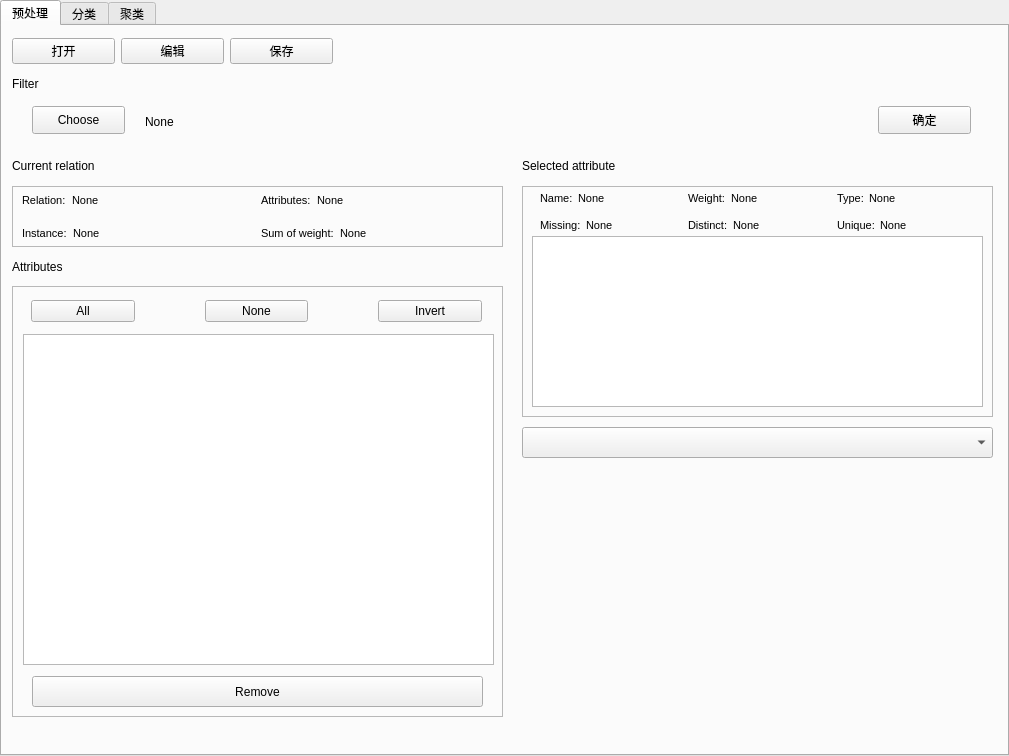
<?xml version="1.0" encoding="UTF-8"?>
<ui version="4.0">
 <class>MainWindow</class>
 <widget class="QMainWindow" name="MainWindow">
  <property name="geometry">
   <rect>
    <x>0</x>
    <y>0</y>
    <width>1009</width>
    <height>756</height>
   </rect>
  </property>
  <property name="windowTitle">
   <string>MainWindow</string>
  </property>
  <widget class="QWidget" name="centralwidget">
   <widget class="QTabWidget" name="tabWidget">
    <property name="geometry">
     <rect>
      <x>0</x>
      <y>0</y>
      <width>1009</width>
      <height>756</height>
     </rect>
    </property>
    <property name="whatsThis">
     <string>&lt;html&gt;&lt;head/&gt;&lt;body&gt;&lt;p&gt;&lt;br/&gt;&lt;/p&gt;&lt;/body&gt;&lt;/html&gt;</string>
    </property>
    <property name="currentIndex">
     <number>0</number>
    </property>
    <widget class="QWidget" name="tab">
     <property name="enabled">
      <bool>true</bool>
     </property>
     <attribute name="title">
      <string>预处理</string>
     </attribute>
     <widget class="QFrame" name="frame">
      <property name="geometry">
       <rect>
        <x>10</x>
        <y>70</y>
        <width>981</width>
        <height>51</height>
       </rect>
      </property>
     </widget>
     <widget class="QLabel" name="label">
      <property name="geometry">
       <rect>
        <x>10</x>
        <y>50</y>
        <width>72</width>
        <height>15</height>
       </rect>
      </property>
      <property name="text">
       <string>Filter</string>
      </property>
     </widget>
     <widget class="QFrame" name="summaryPanel">
      <property name="geometry">
       <rect>
        <x>10</x>
        <y>160</y>
        <width>491</width>
        <height>61</height>
       </rect>
      </property>
      <property name="frameShape">
       <enum>QFrame::StyledPanel</enum>
      </property>
      <property name="frameShadow">
       <enum>QFrame::Raised</enum>
      </property>
      <widget class="QWidget" name="layoutWidget">
       <property name="geometry">
        <rect>
         <x>10</x>
         <y>0</y>
         <width>471</width>
         <height>61</height>
        </rect>
       </property>
       <layout class="QGridLayout" name="gridLayout">
        <item row="0" column="0">
         <layout class="QHBoxLayout" name="horizontalLayout_6">
          <item>
           <widget class="QLabel" name="label_5">
            <property name="sizePolicy">
             <sizepolicy hsizetype="Fixed" vsizetype="Preferred">
              <horstretch>0</horstretch>
              <verstretch>0</verstretch>
             </sizepolicy>
            </property>
            <property name="font">
             <font>
              <pointsize>8</pointsize>
             </font>
            </property>
            <property name="text">
             <string>Relation:</string>
            </property>
           </widget>
          </item>
          <item>
           <widget class="QLabel" name="name_lab">
            <property name="font">
             <font>
              <pointsize>8</pointsize>
             </font>
            </property>
            <property name="text">
             <string>None</string>
            </property>
           </widget>
          </item>
         </layout>
        </item>
        <item row="0" column="1">
         <layout class="QHBoxLayout" name="horizontalLayout_4">
          <item>
           <widget class="QLabel" name="label_7">
            <property name="sizePolicy">
             <sizepolicy hsizetype="Fixed" vsizetype="Preferred">
              <horstretch>0</horstretch>
              <verstretch>0</verstretch>
             </sizepolicy>
            </property>
            <property name="font">
             <font>
              <pointsize>8</pointsize>
             </font>
            </property>
            <property name="text">
             <string>Attributes:</string>
            </property>
           </widget>
          </item>
          <item>
           <widget class="QLabel" name="attr_lab">
            <property name="font">
             <font>
              <pointsize>8</pointsize>
             </font>
            </property>
            <property name="text">
             <string>None</string>
            </property>
           </widget>
          </item>
         </layout>
        </item>
        <item row="1" column="0">
         <layout class="QHBoxLayout" name="horizontalLayout_7">
          <item>
           <widget class="QLabel" name="label_6">
            <property name="sizePolicy">
             <sizepolicy hsizetype="Fixed" vsizetype="Preferred">
              <horstretch>0</horstretch>
              <verstretch>0</verstretch>
             </sizepolicy>
            </property>
            <property name="font">
             <font>
              <pointsize>8</pointsize>
             </font>
            </property>
            <property name="text">
             <string>Instance:</string>
            </property>
           </widget>
          </item>
          <item>
           <widget class="QLabel" name="instance_lab">
            <property name="font">
             <font>
              <pointsize>8</pointsize>
             </font>
            </property>
            <property name="text">
             <string>None</string>
            </property>
           </widget>
          </item>
         </layout>
        </item>
        <item row="1" column="1">
         <layout class="QHBoxLayout" name="horizontalLayout_5">
          <item>
           <widget class="QLabel" name="label_8">
            <property name="sizePolicy">
             <sizepolicy hsizetype="Fixed" vsizetype="Preferred">
              <horstretch>0</horstretch>
              <verstretch>0</verstretch>
             </sizepolicy>
            </property>
            <property name="font">
             <font>
              <pointsize>8</pointsize>
             </font>
            </property>
            <property name="text">
             <string>Sum of weight:</string>
            </property>
           </widget>
          </item>
          <item>
           <widget class="QLabel" name="weight_lab">
            <property name="font">
             <font>
              <pointsize>8</pointsize>
             </font>
            </property>
            <property name="text">
             <string>None</string>
            </property>
           </widget>
          </item>
         </layout>
        </item>
       </layout>
      </widget>
     </widget>
     <widget class="QLabel" name="label_2">
      <property name="geometry">
       <rect>
        <x>10</x>
        <y>130</y>
        <width>141</width>
        <height>20</height>
       </rect>
      </property>
      <property name="text">
       <string>Current relation</string>
      </property>
     </widget>
     <widget class="QLabel" name="label_3">
      <property name="geometry">
       <rect>
        <x>10</x>
        <y>230</y>
        <width>101</width>
        <height>21</height>
       </rect>
      </property>
      <property name="text">
       <string>Attributes</string>
      </property>
     </widget>
     <widget class="QFrame" name="attrPanel">
      <property name="geometry">
       <rect>
        <x>10</x>
        <y>260</y>
        <width>491</width>
        <height>431</height>
       </rect>
      </property>
      <property name="frameShape">
       <enum>QFrame::StyledPanel</enum>
      </property>
      <property name="frameShadow">
       <enum>QFrame::Raised</enum>
      </property>
      <widget class="QTableWidget" name="attr_table">
       <property name="geometry">
        <rect>
         <x>11</x>
         <y>48</y>
         <width>471</width>
         <height>331</height>
        </rect>
       </property>
       <property name="font">
        <font>
         <pointsize>8</pointsize>
        </font>
       </property>
      </widget>
      <widget class="QPushButton" name="remove_btn">
       <property name="geometry">
        <rect>
         <x>20</x>
         <y>390</y>
         <width>451</width>
         <height>31</height>
        </rect>
       </property>
       <property name="layoutDirection">
        <enum>Qt::LeftToRight</enum>
       </property>
       <property name="text">
        <string>Remove</string>
       </property>
       <property name="checkable">
        <bool>false</bool>
       </property>
      </widget>
      <widget class="QWidget" name="layoutWidget">
       <property name="geometry">
        <rect>
         <x>19</x>
         <y>10</y>
         <width>451</width>
         <height>31</height>
        </rect>
       </property>
       <layout class="QHBoxLayout" name="horizontalLayout_3">
        <property name="spacing">
         <number>70</number>
        </property>
        <item>
         <widget class="QPushButton" name="all_btn">
          <property name="text">
           <string>All</string>
          </property>
         </widget>
        </item>
        <item>
         <widget class="QPushButton" name="none_btn">
          <property name="text">
           <string>None</string>
          </property>
         </widget>
        </item>
        <item>
         <widget class="QPushButton" name="invert_btn">
          <property name="text">
           <string>Invert</string>
          </property>
         </widget>
        </item>
       </layout>
      </widget>
     </widget>
     <widget class="QLabel" name="label_4">
      <property name="geometry">
       <rect>
        <x>520</x>
        <y>130</y>
        <width>161</width>
        <height>20</height>
       </rect>
      </property>
      <property name="text">
       <string>Selected attribute</string>
      </property>
     </widget>
     <widget class="QFrame" name="attrSummaryPanel">
      <property name="geometry">
       <rect>
        <x>520</x>
        <y>160</y>
        <width>471</width>
        <height>231</height>
       </rect>
      </property>
      <property name="frameShape">
       <enum>QFrame::StyledPanel</enum>
      </property>
      <property name="frameShadow">
       <enum>QFrame::Raised</enum>
      </property>
      <widget class="QTableWidget" name="selected_table">
       <property name="geometry">
        <rect>
         <x>10</x>
         <y>50</y>
         <width>451</width>
         <height>171</height>
        </rect>
       </property>
       <property name="font">
        <font>
         <pointsize>8</pointsize>
        </font>
       </property>
      </widget>
      <widget class="QWidget" name="layoutWidget">
       <property name="geometry">
        <rect>
         <x>10</x>
         <y>0</y>
         <width>451</width>
         <height>51</height>
        </rect>
       </property>
       <layout class="QGridLayout" name="gridLayout_2">
        <property name="leftMargin">
         <number>8</number>
        </property>
        <property name="topMargin">
         <number>0</number>
        </property>
        <property name="rightMargin">
         <number>8</number>
        </property>
        <property name="horizontalSpacing">
         <number>10</number>
        </property>
        <property name="verticalSpacing">
         <number>3</number>
        </property>
        <item row="1" column="2">
         <layout class="QHBoxLayout" name="horizontalLayout_11">
          <property name="spacing">
           <number>5</number>
          </property>
          <item>
           <widget class="QLabel" name="label_20">
            <property name="sizePolicy">
             <sizepolicy hsizetype="Fixed" vsizetype="Preferred">
              <horstretch>0</horstretch>
              <verstretch>0</verstretch>
             </sizepolicy>
            </property>
            <property name="font">
             <font>
              <pointsize>8</pointsize>
             </font>
            </property>
            <property name="text">
             <string>Unique:</string>
            </property>
           </widget>
          </item>
          <item>
           <widget class="QLabel" name="select_attr_unique">
            <property name="sizePolicy">
             <sizepolicy hsizetype="Preferred" vsizetype="Preferred">
              <horstretch>0</horstretch>
              <verstretch>0</verstretch>
             </sizepolicy>
            </property>
            <property name="font">
             <font>
              <pointsize>8</pointsize>
             </font>
            </property>
            <property name="text">
             <string>None</string>
            </property>
           </widget>
          </item>
         </layout>
        </item>
        <item row="1" column="1">
         <layout class="QHBoxLayout" name="horizontalLayout_12">
          <property name="spacing">
           <number>5</number>
          </property>
          <item>
           <widget class="QLabel" name="label_18">
            <property name="sizePolicy">
             <sizepolicy hsizetype="Fixed" vsizetype="Preferred">
              <horstretch>0</horstretch>
              <verstretch>0</verstretch>
             </sizepolicy>
            </property>
            <property name="font">
             <font>
              <pointsize>8</pointsize>
             </font>
            </property>
            <property name="text">
             <string>Distinct:</string>
            </property>
           </widget>
          </item>
          <item>
           <widget class="QLabel" name="select_attr_distinct">
            <property name="font">
             <font>
              <pointsize>8</pointsize>
             </font>
            </property>
            <property name="text">
             <string>None</string>
            </property>
           </widget>
          </item>
         </layout>
        </item>
        <item row="1" column="0">
         <layout class="QHBoxLayout" name="horizontalLayout_13">
          <property name="spacing">
           <number>5</number>
          </property>
          <item>
           <widget class="QLabel" name="label_16">
            <property name="sizePolicy">
             <sizepolicy hsizetype="Fixed" vsizetype="Preferred">
              <horstretch>0</horstretch>
              <verstretch>0</verstretch>
             </sizepolicy>
            </property>
            <property name="font">
             <font>
              <pointsize>8</pointsize>
             </font>
            </property>
            <property name="text">
             <string>Missing:</string>
            </property>
           </widget>
          </item>
          <item>
           <widget class="QLabel" name="select_attr_missing">
            <property name="font">
             <font>
              <pointsize>8</pointsize>
             </font>
            </property>
            <property name="text">
             <string>None</string>
            </property>
           </widget>
          </item>
         </layout>
        </item>
        <item row="0" column="1">
         <layout class="QHBoxLayout" name="horizontalLayout_9">
          <property name="spacing">
           <number>5</number>
          </property>
          <item>
           <widget class="QLabel" name="select_attr_weight_lab">
            <property name="sizePolicy">
             <sizepolicy hsizetype="Fixed" vsizetype="Preferred">
              <horstretch>0</horstretch>
              <verstretch>0</verstretch>
             </sizepolicy>
            </property>
            <property name="font">
             <font>
              <pointsize>8</pointsize>
             </font>
            </property>
            <property name="text">
             <string>Weight:</string>
            </property>
           </widget>
          </item>
          <item>
           <widget class="QLabel" name="select_attr_weight">
            <property name="font">
             <font>
              <pointsize>8</pointsize>
             </font>
            </property>
            <property name="text">
             <string>None</string>
            </property>
           </widget>
          </item>
         </layout>
        </item>
        <item row="0" column="0">
         <layout class="QHBoxLayout" name="horizontalLayout_8">
          <property name="spacing">
           <number>5</number>
          </property>
          <item>
           <widget class="QLabel" name="label_10">
            <property name="sizePolicy">
             <sizepolicy hsizetype="Fixed" vsizetype="Preferred">
              <horstretch>0</horstretch>
              <verstretch>0</verstretch>
             </sizepolicy>
            </property>
            <property name="font">
             <font>
              <pointsize>8</pointsize>
             </font>
            </property>
            <property name="text">
             <string>Name:</string>
            </property>
           </widget>
          </item>
          <item>
           <widget class="QLabel" name="select_attr_name">
            <property name="font">
             <font>
              <pointsize>8</pointsize>
             </font>
            </property>
            <property name="text">
             <string>None</string>
            </property>
           </widget>
          </item>
         </layout>
        </item>
        <item row="0" column="2">
         <layout class="QHBoxLayout" name="horizontalLayout_10">
          <property name="spacing">
           <number>5</number>
          </property>
          <item>
           <widget class="QLabel" name="label_14">
            <property name="sizePolicy">
             <sizepolicy hsizetype="Fixed" vsizetype="Preferred">
              <horstretch>0</horstretch>
              <verstretch>0</verstretch>
             </sizepolicy>
            </property>
            <property name="font">
             <font>
              <pointsize>8</pointsize>
             </font>
            </property>
            <property name="text">
             <string>Type:</string>
            </property>
           </widget>
          </item>
          <item>
           <widget class="QLabel" name="select_attr_type">
            <property name="sizePolicy">
             <sizepolicy hsizetype="Preferred" vsizetype="Preferred">
              <horstretch>0</horstretch>
              <verstretch>0</verstretch>
             </sizepolicy>
            </property>
            <property name="font">
             <font>
              <pointsize>8</pointsize>
             </font>
            </property>
            <property name="text">
             <string>None</string>
            </property>
           </widget>
          </item>
         </layout>
        </item>
       </layout>
      </widget>
     </widget>
     <widget class="QComboBox" name="attr_combo">
      <property name="geometry">
       <rect>
        <x>520</x>
        <y>401</y>
        <width>471</width>
        <height>31</height>
       </rect>
      </property>
     </widget>
     <widget class="QWidget" name="layoutWidget">
      <property name="geometry">
       <rect>
        <x>10</x>
        <y>10</y>
        <width>321</width>
        <height>30</height>
       </rect>
      </property>
      <layout class="QHBoxLayout" name="horizontalLayout">
       <item>
        <widget class="QPushButton" name="open_btn">
         <property name="text">
          <string>打开</string>
         </property>
        </widget>
       </item>
       <item>
        <widget class="QPushButton" name="edit_btn">
         <property name="text">
          <string>编辑</string>
         </property>
        </widget>
       </item>
       <item>
        <widget class="QPushButton" name="save_btn">
         <property name="text">
          <string>保存</string>
         </property>
        </widget>
       </item>
      </layout>
     </widget>
     <widget class="MatplotlibWidget" name="draw_area" native="true">
      <property name="geometry">
       <rect>
        <x>510</x>
        <y>440</y>
        <width>491</width>
        <height>261</height>
       </rect>
      </property>
     </widget>
     <widget class="QPushButton" name="apply_btn">
      <property name="geometry">
       <rect>
        <x>876</x>
        <y>80</y>
        <width>93</width>
        <height>28</height>
       </rect>
      </property>
      <property name="text">
       <string>确定</string>
      </property>
     </widget>
     <widget class="QLabel" name="label_9">
      <property name="geometry">
       <rect>
        <x>143</x>
        <y>80</y>
        <width>711</width>
        <height>31</height>
       </rect>
      </property>
      <property name="sizePolicy">
       <sizepolicy hsizetype="Preferred" vsizetype="Preferred">
        <horstretch>5</horstretch>
        <verstretch>0</verstretch>
       </sizepolicy>
      </property>
      <property name="text">
       <string>None</string>
      </property>
     </widget>
     <widget class="TreeNodeButton" name="chose_btn">
      <property name="geometry">
       <rect>
        <x>30</x>
        <y>80</y>
        <width>93</width>
        <height>28</height>
       </rect>
      </property>
      <property name="text">
       <string>Choose</string>
      </property>
     </widget>
     <zorder>label</zorder>
     <zorder>summaryPanel</zorder>
     <zorder>label_2</zorder>
     <zorder>label_3</zorder>
     <zorder>attrPanel</zorder>
     <zorder>label_4</zorder>
     <zorder>attrSummaryPanel</zorder>
     <zorder>attr_combo</zorder>
     <zorder>layoutWidget</zorder>
     <zorder>draw_area</zorder>
     <zorder>frame</zorder>
     <zorder>apply_btn</zorder>
     <zorder>label_9</zorder>
     <zorder>chose_btn</zorder>
    </widget>
    <widget class="QWidget" name="tab_2">
     <attribute name="title">
      <string>分类</string>
     </attribute>
    </widget>
    <widget class="QWidget" name="tab_3">
     <attribute name="title">
      <string>聚类</string>
     </attribute>
    </widget>
   </widget>
  </widget>
 </widget>
 <customwidgets>
  <customwidget>
   <class>MatplotlibWidget</class>
   <extends>QWidget</extends>
   <header>MatplotlibWidget</header>
   <container>1</container>
  </customwidget>
  <customwidget>
   <class>TreeNodeButton</class>
   <extends>QPushButton</extends>
   <header>TreeNodeButton</header>
  </customwidget>
 </customwidgets>
 <resources>
  <include location="../../resources/apprcc.qrc"/>
 </resources>
 <connections/>
</ui>
